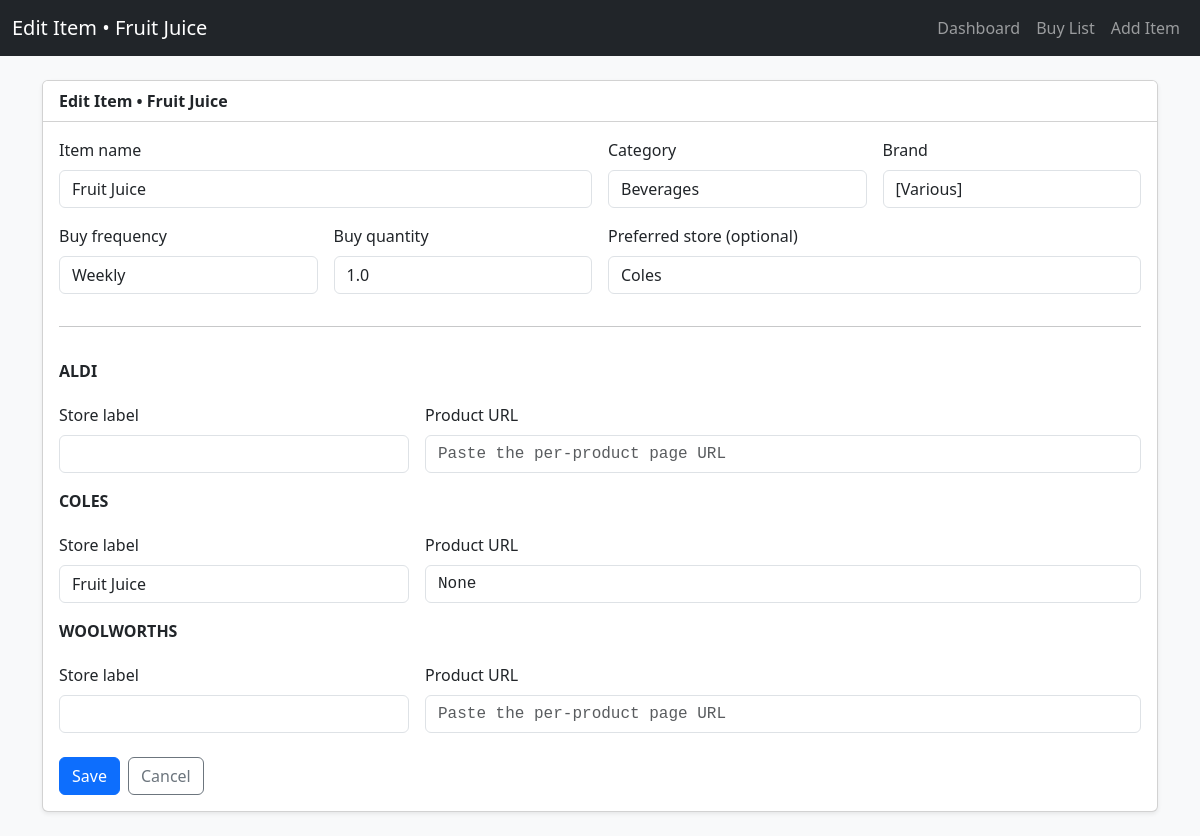
Screenshot of /items/25 with the database file from the repository.
### app/models.py (models this page shows)
class Item(Base):
    __tablename__ = "items"
    id = Column(Integer, primary_key=True)
    name = Column(String, nullable=False)
    category = Column(String, nullable=True)
    brand = Column(String, nullable=True)
    buy_freq = Column(String, nullable=True)
    buy_qty = Column(Float, nullable=True)
    preferred_store = Column(String, nullable=True)
    links = relationship("StoreLink", back_populates="item", cascade="all, delete-orphan")
    prices = relationship("PriceHistory", back_populates="item", cascade="all, delete-orphan")

class StoreLink(Base):
    __tablename__ = "store_links"
    id = Column(Integer, primary_key=True)
    item_id = Column(Integer, ForeignKey("items.id"), nullable=False)
    store_id = Column(Integer, ForeignKey("stores.id"), nullable=False)
    store_label = Column(String, nullable=True)   # product name as known in that store
    url = Column(Text, nullable=True)
    item = relationship("Item", back_populates="links")
    store = relationship("Store", back_populates="links")
    __table_args__ = (
        UniqueConstraint("item_id", "store_id", name="uq_item_store"),
    )

### app/main.py (the view)
@app.get("/items/{item_id}", response_class=HTMLResponse)
def item_edit_form(request: Request, item_id: int):
    db = SessionLocal()
    try:
        item = db.query(Item).filter(Item.id == item_id).one()
        stores = db.query(Store).order_by(Store.name.asc()).all()
        links = {sl.store.name: sl for sl in db.query(StoreLink).join(Store).filter(StoreLink.item_id == item_id).all()}
        return templates.TemplateResponse(
            "item_form.html",
            {"request": request, "title": f"Edit Item • {item.name}", "item": item, "stores": stores, "links": links},
        )
    finally:
        db.close()

### templates/item_form.html
{% extends "base.html" %}
{% block content %}
<div class="card shadow-sm">
  <div class="card-header bg-white fw-semibold">{{ title }}</div>
  <div class="card-body">
    <form method="post" action="{% if item %}/items/{{ item.id }}{% else %}/items/new{% endif %}">
      <div class="row g-3">
        <div class="col-md-6">
          <label class="form-label">Item name</label>
          <input class="form-control" name="name" value="{{ item.name if item else '' }}" required>
        </div>
        <div class="col-md-3">
          <label class="form-label">Category</label>
          <input class="form-control" name="category" value="{{ item.category if item else '' }}">
        </div>
        <div class="col-md-3">
          <label class="form-label">Brand</label>
          <input class="form-control" name="brand" value="{{ item.brand if item else '' }}">
        </div>
        <div class="col-md-3">
          <label class="form-label">Buy frequency</label>
          <input class="form-control" name="buy_freq" value="{{ item.buy_freq if item else '' }}" placeholder="Weekly / Fortnightly / Monthly">
        </div>
        <div class="col-md-3">
          <label class="form-label">Buy quantity</label>
          <input class="form-control" name="buy_qty" value="{{ item.buy_qty if item and item.buy_qty is not none else '' }}" placeholder="e.g. 1 or 0.5">
        </div>
        <div class="col-md-6">
          <label class="form-label">Preferred store (optional)</label>
          <input class="form-control" name="preferred_store" value="{{ item.preferred_store if item else '' }}">
        </div>
        <div class="col-12"><hr></div>
        {% set al = links.get("ALDI") %}
        <div class="col-12"><div class="fw-semibold mb-1">ALDI</div></div>
        <div class="col-md-4">
          <label class="form-label">Store label</label>
          <input class="form-control" name="aldi_label" value="{{ al.store_label if al else '' }}">
        </div>
        <div class="col-md-8">
          <label class="form-label">Product URL</label>
          <input class="form-control mono" name="aldi_url" value="{{ al.url if al else '' }}" placeholder="Paste the per-product page URL">
        </div>
        {% set co = links.get("COLES") %}
        <div class="col-12 mt-3"><div class="fw-semibold mb-1">COLES</div></div>
        <div class="col-md-4">
          <label class="form-label">Store label</label>
          <input class="form-control" name="coles_label" value="{{ co.store_label if co else '' }}">
        </div>
        <div class="col-md-8">
          <label class="form-label">Product URL</label>
          <input class="form-control mono" name="coles_url" value="{{ co.url if co else '' }}" placeholder="Paste the per-product page URL">
        </div>
        {% set wo = links.get("WOOLWORTHS") %}
        <div class="col-12 mt-3"><div class="fw-semibold mb-1">WOOLWORTHS</div></div>
        <div class="col-md-4">
          <label class="form-label">Store label</label>
          <input class="form-control" name="woolies_label" value="{{ wo.store_label if wo else '' }}">
        </div>
        <div class="col-md-8">
          <label class="form-label">Product URL</label>
          <input class="form-control mono" name="woolies_url" value="{{ wo.url if wo else '' }}" placeholder="Paste the per-product page URL">
        </div>
        <div class="col-12 mt-4 d-flex gap-2">
          <button class="btn btn-primary" type="submit">Save</button>
          <a class="btn btn-outline-secondary" href="/">Cancel</a>
        </div>
      </div>
    </form>
  </div>
</div>
{% endblock %}

### templates/base.html (style rules this page uses)
.mono { font-family: ui-monospace, SFMono-Regular, Menlo, Monaco, Consolas, "Liberation Mono", "Courier New", monospace; }

### rows the page displays
Item: name "Fruit Juice", category "Beverages", brand "[Various]", buy_freq "Weekly", buy_qty "1.0", preferred_store "Coles"
StoreLink: coles_label "Fruit Juice", coles_url "None"

### other values shown
{{ title }} "Edit Item • Fruit Juice"
